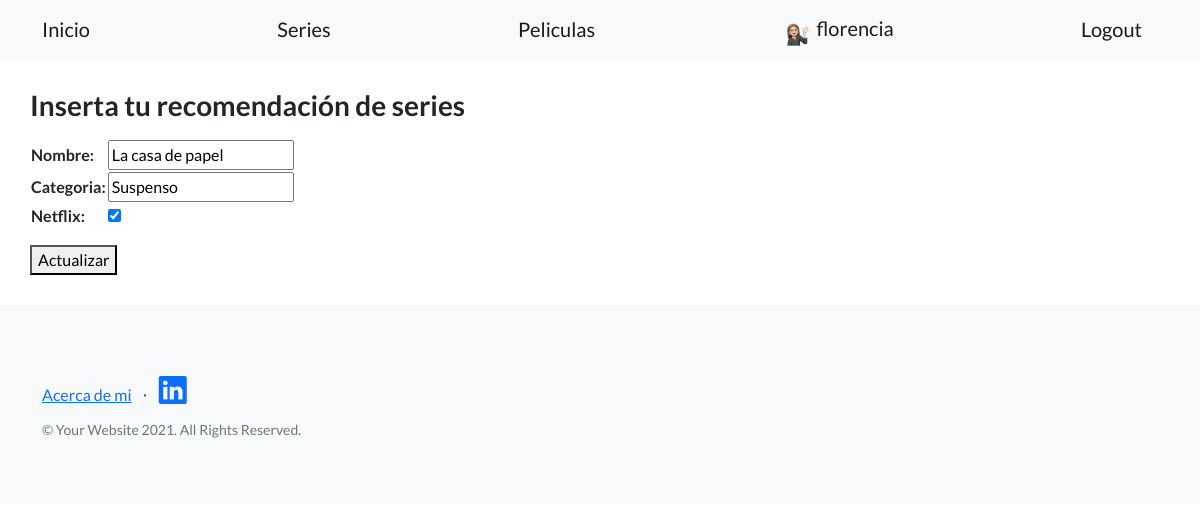
/recomendaciones/serie/actualizar/6/ (signed in), run on an earlier commit of the app's database.
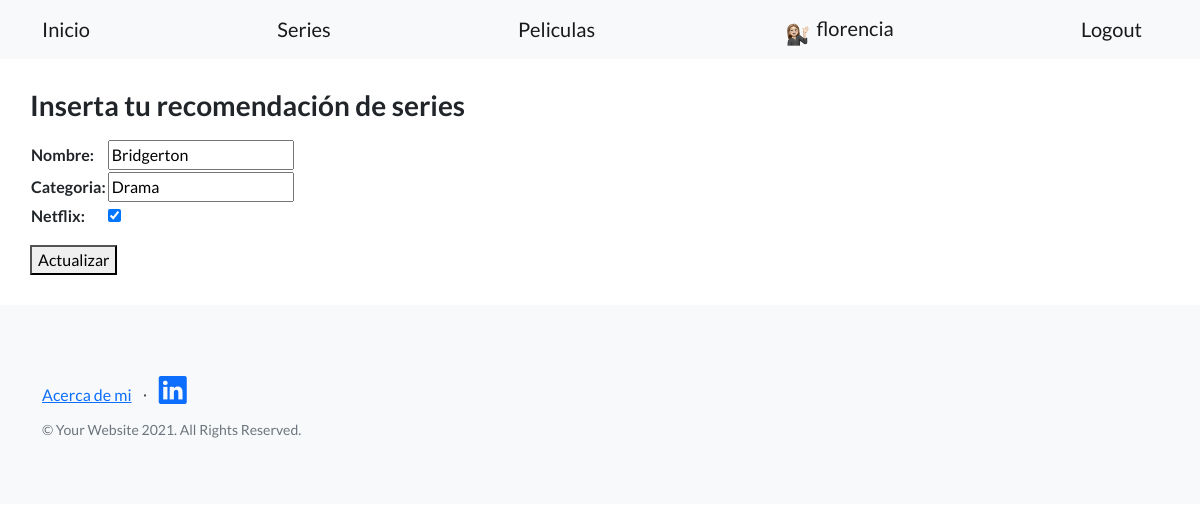
And on a later commit of the database.
### recomendaciones/models.py (models this page shows, shortened)
class Series(models.Model):
    nombre = models.CharField(max_length=30)
    categoria = models.CharField(max_length=30)
    netflix = models.BooleanField()
    descripcion = RichTextField(blank=True, null=True)
    author = models.ForeignKey(User, on_delete=models.CASCADE)
    fecha = models.DateTimeField(default=timezone.now)

### recomendaciones/views.py (the view, shortened to what this page needs)
# urls.py: path('serie/actualizar/<int:id>/', views.actualizar_recomendacion_serie, name = 'actualizar_recomendacion_serie'),
def actualizar_recomendacion_serie(request, id):
    serie = Series.objects.get(id = id)
    form = SerieFormulario(
        initial = {
            'nombre': serie.nombre,
            'categoria': serie.categoria,
            'netflix': serie.netflix,
            'descripcion': serie.descripcion
        })
    return render(
        request, 'recomendaciones/actualizar_recomendacion_serie.html',
        {'form' : form, 'serie': serie}
    )

### recomendaciones/forms.py
class SerieFormulario(forms.Form):
    nombre = forms.CharField(max_length=30)
    categoria = forms.CharField(max_length=30)
    netflix = forms.BooleanField(required = False)
    descripcion = RichTextFormField(required = False)

### recomendaciones/templates/recomendaciones/actualizar_recomendacion_serie.html (shortened to what this page needs)
{% extends 'index/index.html' %}
{% block body_block %}
<h3>Inserta tu recomendación de series</h3>
<form action={% url 'actualizar_recomendacion_serie' serie.id %} method = 'post'>
    <table>
        {{form.as_table}}
    </table>
    <button>Actualizar</button>
</form>
{% endblock body_block %}

What changed in the data, as far as the page shows it:
changed Series: nombre "La casa de papel" → "Bridgerton"; categoria "Suspenso" → "Drama"
